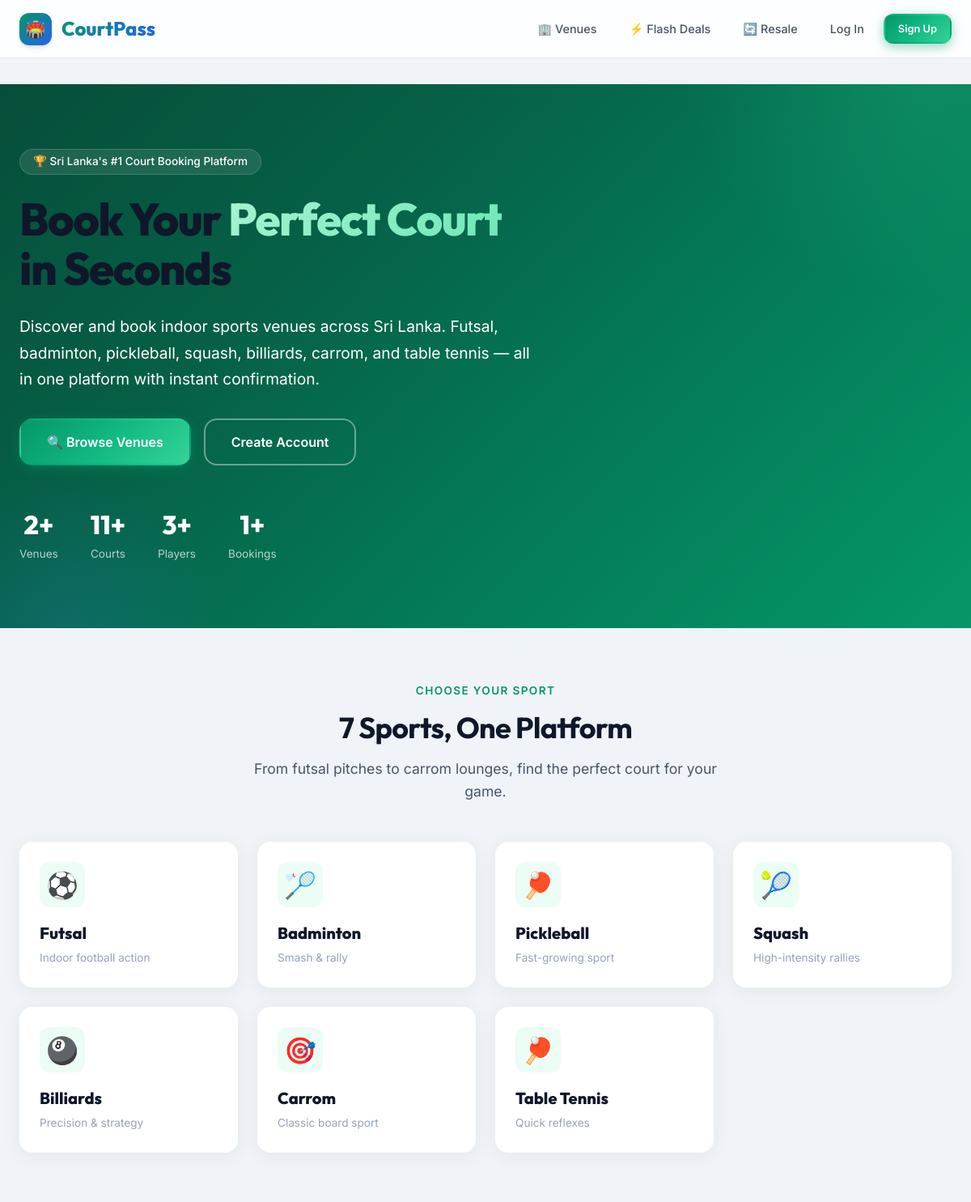
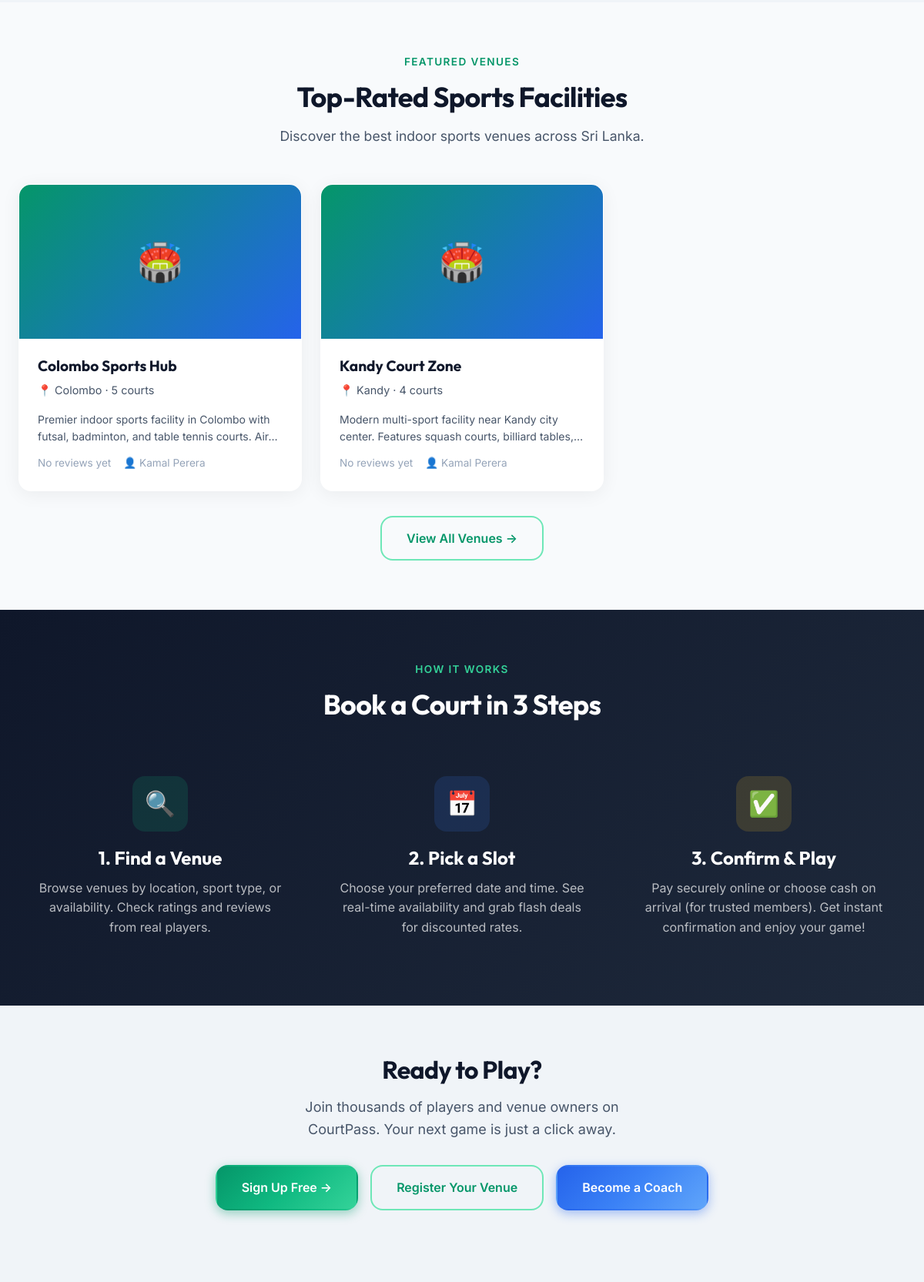
The page / (upper part) on the database its author committed (2 pictures, top to bottom).
### tables this page shows
CREATE TABLE `venues` (
  `id` INT UNSIGNED NOT NULL AUTO_INCREMENT,
  `owner_id` INT UNSIGNED NOT NULL,
  `name` VARCHAR(150) NOT NULL,
  `description` TEXT DEFAULT NULL,
  `address` VARCHAR(500) NOT NULL,
  `city` VARCHAR(100) NOT NULL,
  `phone` VARCHAR(20) DEFAULT NULL,
  `image_path` VARCHAR(500) DEFAULT NULL,
  `status` ENUM('pending','approved','rejected','deactivated') NOT NULL DEFAULT 'pending',
  `rejection_reason` VARCHAR(500) DEFAULT NULL,
  `created_at` DATETIME NOT NULL DEFAULT CURRENT_TIMESTAMP,
  `updated_at` DATETIME NOT NULL DEFAULT CURRENT_TIMESTAMP ON UPDATE CURRENT_TIMESTAMP,
  PRIMARY KEY (`id`),
  KEY `idx_venues_owner` (`owner_id`),
  KEY `idx_venues_status` (`status`),
  KEY `idx_venues_city` (`city`),
  CONSTRAINT `fk_venues_owner` FOREIGN KEY (`owner_id`) REFERENCES `users` (`id`) ON DELETE RESTRICT
);

CREATE TABLE `users` (
  `id` INT UNSIGNED NOT NULL AUTO_INCREMENT,
  `name` VARCHAR(100) NOT NULL,
  `email` VARCHAR(255) NOT NULL,
  `phone` VARCHAR(20) DEFAULT NULL,
  `password_hash` VARCHAR(255) NOT NULL,
  `role` ENUM('customer','owner','coach','admin') NOT NULL DEFAULT 'customer',
  `status` ENUM('active','deactivated') NOT NULL DEFAULT 'active',
  `created_at` DATETIME NOT NULL DEFAULT CURRENT_TIMESTAMP,
  `updated_at` DATETIME NOT NULL DEFAULT CURRENT_TIMESTAMP ON UPDATE CURRENT_TIMESTAMP,
  PRIMARY KEY (`id`),
  UNIQUE KEY `uk_users_email` (`email`)
);

### includes/auth.php (called while the page is built, shortened)
<?php
require_once __DIR__ . '/db.php';
function isLoggedIn(): bool {
    return isset($_SESSION['logged_in']) && $_SESSION['logged_in'] === true;
}

### includes/db.php (called while the page is built, shortened)
<?php
function getDB(): mysqli {
    static $conn = null;
    if ($conn === null) {
        $conn = new mysqli(DB_HOST, DB_USER, DB_PASS, DB_NAME);
        $conn->set_charset('utf8mb4');
        $conn->query("SET time_zone = '+05:30'");
    }
    return $conn;
}
function dbQuery(string $sql, string $types = '', array $params = []): mysqli_result|bool {
    $db = getDB();
    $stmt = $db->prepare($sql);
    if (!$stmt->execute()) {
        error_log("CourtPass DB execute failed: {$stmt->error} | SQL: {$sql}");
        throw new RuntimeException('Database query execution failed.');
    }
    $result = $stmt->get_result();
    return $result;
}
function dbFetchAll(string $sql, string $types = '', array $params = []): array {
    $result = dbQuery($sql, $types, $params);
    if ($result instanceof mysqli_result) {
        $rows = $result->fetch_all(MYSQLI_ASSOC);
        return $rows;
    }
    return [];
}
function dbFetchOne(string $sql, string $types = '', array $params = []): ?array {
    $result = dbQuery($sql, $types, $params);
    if ($result instanceof mysqli_result) {
        $row = $result->fetch_assoc();
        return $row;
    }
    return null;
}

### includes/helpers.php (called while the page is built, shortened)
<?php
function sanitize(?string $str): string {
    return htmlspecialchars(trim($str), ENT_QUOTES, 'UTF-8');
}

### pages/home.php (the view, shortened to what this page needs)
<?php
require_once __DIR__ . '/../includes/db.php';
require_once __DIR__ . '/../includes/helpers.php';
$venues = dbFetchAll(
    "SELECT v.*, u.name as owner_name,
            (SELECT COUNT(*) FROM courts c WHERE c.venue_id = v.id AND c.status = 'active') as court_count,
            (SELECT ROUND(AVG(r.rating), 1) FROM reviews r WHERE r.venue_id = v.id AND r.status = 'active') as avg_rating,
            (SELECT COUNT(*) FROM reviews r WHERE r.venue_id = v.id AND r.status = 'active') as review_count
     FROM venues v
     JOIN users u ON v.owner_id = u.id
     WHERE v.status = 'approved'
     ORDER BY v.created_at DESC
     LIMIT 6"
);
$stats = dbFetchOne(
    "SELECT
        (SELECT COUNT(*) FROM venues WHERE status = 'approved') as venue_count,
        (SELECT COUNT(*) FROM courts WHERE status = 'active') as court_count,
        (SELECT COUNT(*) FROM users WHERE role = 'customer' AND status = 'active') as player_count,
        (SELECT COUNT(*) FROM bookings WHERE status = 'completed') as booking_count"
);
include __DIR__ . '/layouts/header.php';
?>
<section class="hero">
    <div class="container">
        <div class="hero__content">
            <div class="hero__eyebrow">
                🏆 Sri Lanka's #1 Court Booking Platform
            </div>
            <h1 class="hero__title">
                Book Your <span>Perfect Court</span> in Seconds
            </h1>
            <p class="hero__subtitle">
                Discover and book indoor sports venues across Sri Lanka.
                Futsal, badminton, pickleball, squash, billiards, carrom, and table tennis —
                all in one platform with instant confirmation.
            </p>
            <div class="hero__actions">
                <a href="<?= BASE_URL ?>/venues" class="btn btn--primary btn--lg">
                    🔍 Browse Venues
                </a>
                <?php if (!isLoggedIn()): ?>
                    <a href="<?= BASE_URL ?>/register" class="btn btn--outline-light btn--lg">
                        Create Account
                    </a>
                <?php endif; ?>
            </div>
            <div class="hero__stats">
                <div class="hero__stat">
                    <div class="hero__stat-value"><?= $stats['venue_count'] ?? 0 ?>+</div>
                    <div class="hero__stat-label">Venues</div>
                </div>
                <div class="hero__stat">
                    <div class="hero__stat-value"><?= $stats['court_count'] ?? 0 ?>+</div>
                    <div class="hero__stat-label">Courts</div>
                </div>
                <div class="hero__stat">
                    <div class="hero__stat-value"><?= $stats['player_count'] ?? 0 ?>+</div>
                    <div class="hero__stat-label">Players</div>
                </div>
                <div class="hero__stat">
                    <div class="hero__stat-value"><?= $stats['booking_count'] ?? 0 ?>+</div>
                    <div class="hero__stat-label">Bookings</div>
                </div>
            </div>
        </div>
    </div>
</section>
<section class="section">
    <div class="container">
        <div class="section__header">
            <span class="section__eyebrow">Choose Your Sport</span>
            <h2 class="section__title">7 Sports, One Platform</h2>
            <p class="section__subtitle">From futsal pitches to carrom lounges, find the perfect court for your game.</p>
        </div>
        <div class="grid grid--4" style="gap: 1.5rem;">
            <?php
            $sports = [
                ['type' => 'futsal', 'icon' => '⚽', 'name' => 'Futsal', 'desc' => 'Indoor football action'],
                ['type' => 'badminton', 'icon' => '🏸', 'name' => 'Badminton', 'desc' => 'Smash & rally'],
                ['type' => 'pickleball', 'icon' => '🏓', 'name' => 'Pickleball', 'desc' => 'Fast-growing sport'],
                ['type' => 'squash', 'icon' => '🎾', 'name' => 'Squash', 'desc' => 'High-intensity rallies'],
                ['type' => 'billiards', 'icon' => '🎱', 'name' => 'Billiards', 'desc' => 'Precision & strategy'],
                ['type' => 'carrom', 'icon' => '🎯', 'name' => 'Carrom', 'desc' => 'Classic board sport'],
                ['type' => 'table_tennis', 'icon' => '🏓', 'name' => 'Table Tennis', 'desc' => 'Quick reflexes'],
            ];
            foreach ($sports as $i => $sport): ?>
                <a href="<?= BASE_URL ?>/venues?sport=<?= $sport['type'] ?>"
                   class="stat-card"
                   style="text-decoration:none; animation: fadeInUp 0.4s ease-out <?= $i * 0.05 ?>s both;">
                    <div class="stat-card__icon stat-card__icon--primary" style="font-size: 2rem; width: 56px; height: 56px;">
                        <?= $sport['icon'] ?>
                    </div>
                    <div class="stat-card__value" style="font-size: 1.25rem;"><?= $sport['name'] ?></div>
                    <div class="stat-card__label"><?= $sport['desc'] ?></div>
                </a>
            <?php endforeach; ?>
        </div>
    </div>
</section>
<?php if (!empty($venues)): ?>
<section class="section" style="background: var(--neutral-50);">
    <div class="container">
        <div class="section__header">
            <span class="section__eyebrow">Featured Venues</span>
            <h2 class="section__title">Top-Rated Sports Facilities</h2>
            <p class="section__subtitle">Discover the best indoor sports venues across Sri Lanka.</p>
        </div>
        <div class="grid grid--3">
            <?php foreach ($venues as $venue): ?>
                <a href="<?= BASE_URL ?>/venue?id=<?= $venue['id'] ?>" class="card" style="text-decoration:none;color:inherit;">
                    <div class="card__image card__image--placeholder">
                        🏟️
                    </div>
                    <div class="card__body">
                        <h3 class="card__title"><?= sanitize($venue['name']) ?></h3>
                        <p class="card__subtitle">
                            📍 <?= sanitize($venue['city']) ?> ·
                            <?= $venue['court_count'] ?> court<?= $venue['court_count'] != 1 ? 's' : '' ?>
                        </p>
                        <p class="text-sm text-secondary" style="margin-bottom: var(--space-3); display: -webkit-box; -webkit-line-clamp: 2; -webkit-box-orient: vertical; overflow: hidden;">
                            <?= sanitize($venue['description']) ?>
                        </p>
                        <div class="card__meta">
                            <?php if ($venue['avg_rating']): ?>
                                <span class="card__meta-item">
                                    ⭐ <?= $venue['avg_rating'] ?> (<?= $venue['review_count'] ?>)
                                </span>
                            <?php else: ?>
                                <span class="card__meta-item text-muted">No reviews yet</span>
                            <?php endif; ?>
                            <span class="card__meta-item">
                                👤 <?= sanitize($venue['owner_name']) ?>
                            </span>
                        </div>
                    </div>
                </a>
            <?php endforeach; ?>
        </div>
        <div class="text-center mt-8">
            <a href="<?= BASE_URL ?>/venues" class="btn btn--outline btn--lg">
                View All Venues →
            </a>
        </div>
    </div>
</section>
<?php endif; ?>
<section class="section" style="background: var(--gradient-dark); color: white;">
    <div class="container">
        <div class="section__header">
            <span class="section__eyebrow" style="color: var(--primary-400);">How It Works</span>
            <h2 class="section__title" style="color: white;">Book a Court in 3 Steps</h2>
        </div>
        <div class="grid grid--3">
            <div style="text-align:center; padding: var(--space-6);">
                <div style="width: 72px; height: 72px; margin: 0 auto var(--space-5); background: rgba(16, 185, 129, 0.15); border-radius: var(--radius-xl); display: flex; align-items: center; justify-content: center; font-size: 2rem;">
                    🔍
                </div>
                <h3 style="color: white; margin-bottom: var(--space-3);">1. Find a Venue</h3>
                <p style="opacity: 0.7;">Browse venues by location, sport type, or availability. Check ratings and reviews from real players.</p>
            </div>
            <div style="text-align:center; padding: var(--space-6);">
                <div style="width: 72px; height: 72px; margin: 0 auto var(--space-5); background: rgba(59, 130, 246, 0.15); border-radius: var(--radius-xl); display: flex; align-items: center; justify-content: center; font-size: 2rem;">
                    📅
                </div>
                <h3 style="color: white; margin-bottom: var(--space-3);">2. Pick a Slot</h3>
                <p style="opacity: 0.7;">Choose your preferred date and time. See real-time availability and grab flash deals for discounted rates.</p>
            </div>
            <div style="text-align:center; padding: var(--space-6);">
                <div style="width: 72px; height: 72px; margin: 0 auto var(--space-5); background: rgba(251, 191, 36, 0.15); border-radius: var(--radius-xl); display: flex; align-items: center; justify-content: center; font-size: 2rem;">
                    ✅
                </div>
                <h3 style="color: white; margin-bottom: var(--space-3);">3. Confirm & Play</h3>
                <p style="opacity: 0.7;">Pay securely online or choose cash on arrival (for trusted members). Get instant confirmation and enjoy your game!</p>
            </div>
        </div>
    </div>
</section>
<section class="section">
    <div class="container" style="text-align: center;">
        <h2 style="margin-bottom: var(--space-4);">Ready to Play?</h2>
        <p class="text-lg text-secondary" style="margin-bottom: var(--space-8); max-width: 500px; margin-left: auto; margin-right: auto;">
            Join thousands of players and venue owners on CourtPass.
            Your next game is just a click away.
        </p>
        <div style="display: flex; gap: var(--space-4); justify-content: center; flex-wrap: wrap;">
            <a href="<?= BASE_URL ?>/register" class="btn btn--primary btn--lg">
                Sign Up Free →
            </a>
            <a href="<?= BASE_URL ?>/register/owner" class="btn btn--outline btn--lg">
                Register Your Venue
            </a>
            <a href="<?= BASE_URL ?>/register/coach" class="btn btn--accent btn--lg">
                Become a Coach
            </a>
        </div>
    </div>
</section>
<?php include __DIR__ . '/layouts/footer.php'; ?>

### rows shown on the page
venues: name "Colombo Sports Hub", city "Colombo", court_count "5", description "Premier indoor sports facility in Colombo with futsal, badminton, and table tennis…", owner.name "Kamal Perera"
venues: name "Kandy Court Zone", city "Kandy", court_count "4", description "Modern multi-sport facility near Kandy city center. Features squash courts, billiard…", owner.name "Kamal Perera"

### other values the page prints
$stats['venue_count'] "2"
$stats['court_count'] "11"
$stats['player_count'] "3"
$stats['booking_count'] "1"
$sport['icon'] "⚽"
$sport['name'] "Futsal"
$sport['desc'] "Indoor football action"
$sport['icon'] "🏸"
$sport['name'] "Badminton"
$sport['desc'] "Smash & rally"
$sport['icon'] "🏓"
$sport['name'] "Pickleball"
$sport['desc'] "Fast-growing sport"
$sport['icon'] "🎾"
$sport['name'] "Squash"
